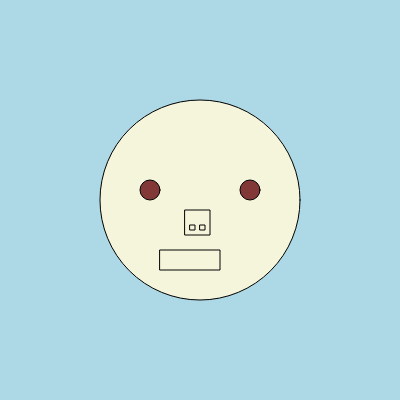
Frame 1 (no input)
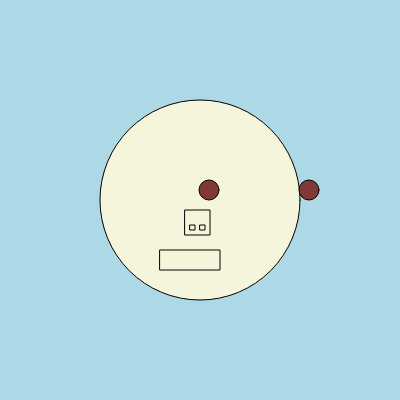
Frame 60 (no input)
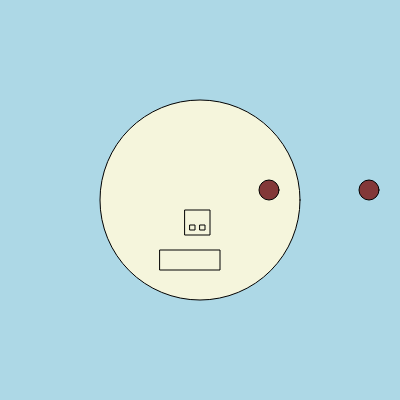
Frame 120 (the mouse pressed at the canvas centre since frame 60)

The p5.js sketch that drew these frames (run headless with seeded random() and noise() and a simulated clock; from frame 60 on, the mouse is pressed at the canvas centre):

// p5.js sketch
// ── sketch.js
let x = 250;

function setup() {
  createCanvas(400, 400);
}

function draw() {
  background("lightblue");
  fill("beige");
  // circle(x, y, d)
  circle(200, 200, 200);
  rect(160, 250, 60, 20);
  // circle(x, 250, 190, 50);
  // circle(x, 150, 190, 50);
  square(185, 210, 25);
  fill("rgb(131,56,56)");
  circle(x, 190, 20);
  circle(x-100, 190, 20);
  fill("beige");
  square(190, 225, 5);
  square(200, 225, 5);
  x = x + 1;
}
